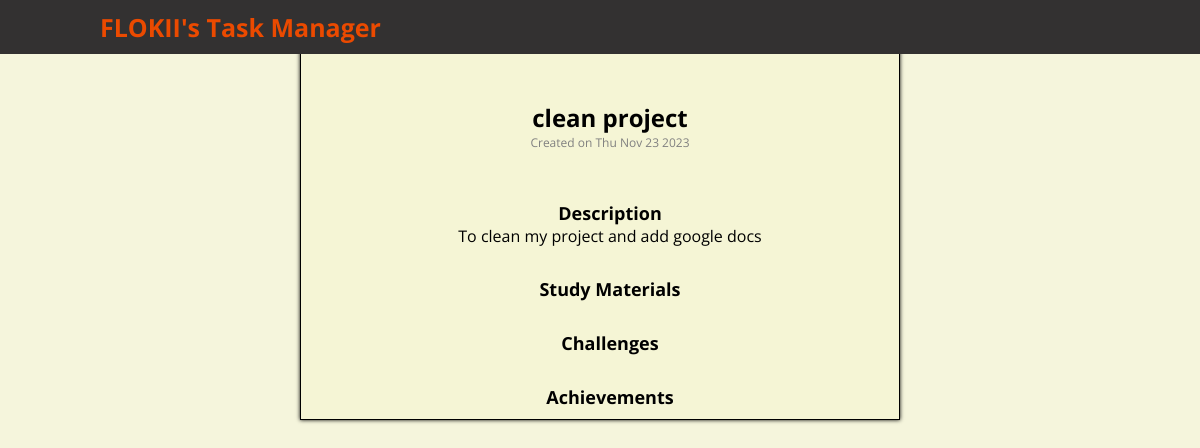
Page /task/1 (signed in) on the committed database.
### app/models.py (models this page shows, shortened)
class User(db.Model, UserMixin):
    id = db.Column(db.Integer, primary_key=True)
    username = db.Column(db.String(20), unique=True, nullable=False)
    email = db.Column(db.String(120), unique=True, nullable=False)
    password = db.Column(db.String(120), nullable=False)
    image_file = db.Column(db.String(20), nullable=False, default='default.jpg')
    tasks = db.relationship('Task', backref='user', lazy=True)

class Task(db.Model):
    id = db.Column(db.Integer, primary_key=True)
    title = db.Column(db.String(100), nullable=False)
    description = db.Column(db.Text, nullable=True)
    resources = db.Column(db.Text, nullable=True)
    challenges = db.Column(db.Text, nullable=True)
    achievements = db.Column(db.Text, nullable=True)
    created_date = db.Column(db.DateTime, nullable=False, default=datetime.utcnow)
    completed = db.Column(db.Boolean, default=False)
    user_id = db.Column(db.Integer, db.ForeignKey('user.id'), nullable=False)

### app/tasks/routes.py (the view)
@tasks.route('/task/<int:task_id>', methods=['GET', 'POST'])
@login_required
def task(task_id):
    task = Task.query.get_or_404(task_id)
    return render_template('task.html', title='Task',task=task)

### app/models.py (called while the page is built)
@login.user_loader
def load_user(user_id):
    return User.query.get(int(user_id))

### app/templates/task.html (shortened to what this page needs)
{% extends "home.html" %}
{%  block styles %}
<link rel="stylesheet" href="{{ url_for('static', filename='css/task.css') }}">
{% endblock %}
{% block body %}
<nav>
    <a href="{{ url_for('tasks.dashboard') }}" class="logo">{{ current_user.username }}'s Task Manager</a>
</nav>
<div class="task-detail">
    <h2 class="task-title">{{ task.title }}</h2>
    <p class="created-date">Created on {{ task.created_date.strftime('%a %b %d %Y') }}</p>
    <div class="detail-section">
        <h3 class="detail-heading">Description</h3>
        <p class="detail-text">{{ task.description|safe }}</p>
    </div>
    <div class="detail-section">
        <h3 class="detail-heading">Study Materials</h3>
    </div>
    <div class="detail-section">
        <h3 class="detail-heading">Challenges</h3>
    </div>
    <div class="detail-section">
        <h3 class="detail-heading">Achievements</h3>
    </div>
</div>
{% endblock %}

### app/static/css/task.css (style rules this page uses)
* { margin: 0; padding: 0; box-sizing: border-box; font-family: 'Open Sans', sans-serif; }
nav { position: fixed; width: 100%; padding: 10px 0; z-index: 3; background-color: rgb(51, 49, 49); margin-bottom: 100px; }
.logo { text-decoration: none; color: #eb4a00; text-shadow: 3px; font-size: 25px; font-weight: 700; padding: 10px 100px; }
.task-detail { display: block; margin: auto; padding-top: 100px; max-width: 600px; text-align: center; padding-left: 20px; border: 1px solid black; box-shadow: 0px 0px 4px 0px black; background-color:rgb(245, 245, 213); }
.task-title { font-size: 24px; text-align: center; }
.created-date { font-size: 12px; margin-bottom: 50px; color: gray; text-align: center; }
.detail-section { margin-top: 20px; padding-bottom: 10px; padding-left: 10px; padding-right: 10px; }
.detail-heading { font-size: 18px; }
.detail-text { font-size: 14px; padding-left: 20px; }

### rows in the picture
User: username "FLOKII"
Task: title "clean project", created_date "Thu Nov 23 2023", description "To clean my project and add google docs"
